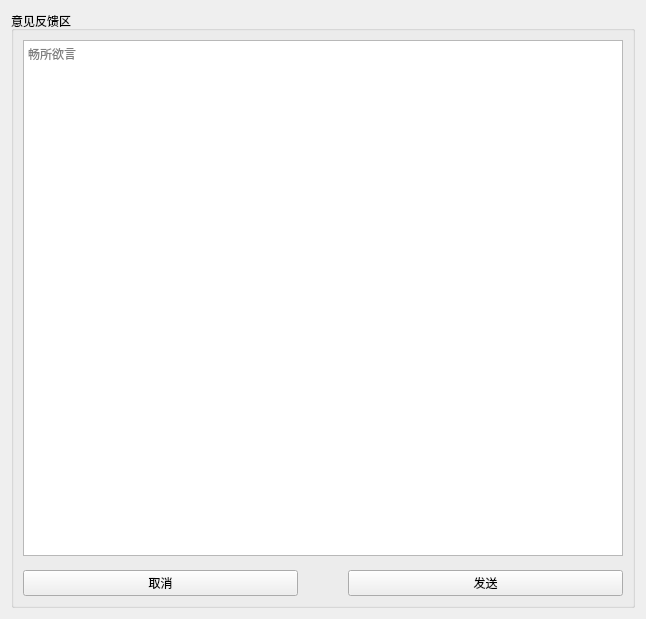
<?xml version="1.0" encoding="UTF-8"?>
<ui version="4.0">
 <class>Form</class>
 <widget class="QWidget" name="Form">
  <property name="geometry">
   <rect>
    <x>0</x>
    <y>0</y>
    <width>646</width>
    <height>619</height>
   </rect>
  </property>
  <property name="windowTitle">
   <string>意见反馈</string>
  </property>
  <layout class="QVBoxLayout" name="verticalLayout_2">
   <item>
    <widget class="QGroupBox" name="groupBox">
     <property name="minimumSize">
      <size>
       <width>624</width>
       <height>597</height>
      </size>
     </property>
     <property name="title">
      <string>意见反馈区</string>
     </property>
     <layout class="QVBoxLayout" name="verticalLayout">
      <item>
       <widget class="QTextEdit" name="textEdit">
        <property name="placeholderText">
         <string>畅所欲言</string>
        </property>
       </widget>
      </item>
      <item>
       <layout class="QHBoxLayout" name="horizontalLayout">
        <property name="spacing">
         <number>50</number>
        </property>
        <property name="leftMargin">
         <number>0</number>
        </property>
        <property name="topMargin">
         <number>8</number>
        </property>
        <property name="rightMargin">
         <number>0</number>
        </property>
        <item>
         <widget class="QPushButton" name="pushButton">
          <property name="sizePolicy">
           <sizepolicy hsizetype="Minimum" vsizetype="Fixed">
            <horstretch>0</horstretch>
            <verstretch>0</verstretch>
           </sizepolicy>
          </property>
          <property name="text">
           <string>取消</string>
          </property>
         </widget>
        </item>
        <item>
         <widget class="QPushButton" name="pushButton_2">
          <property name="sizePolicy">
           <sizepolicy hsizetype="Minimum" vsizetype="Fixed">
            <horstretch>0</horstretch>
            <verstretch>0</verstretch>
           </sizepolicy>
          </property>
          <property name="text">
           <string>发送</string>
          </property>
         </widget>
        </item>
       </layout>
      </item>
     </layout>
    </widget>
   </item>
  </layout>
 </widget>
 <resources/>
 <connections/>
</ui>
